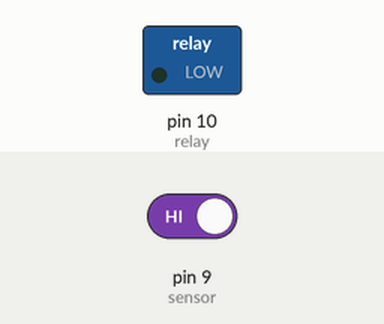
Bench run of a sketch on a simulated Arduino Uno, built with avr-gcc and run on an emulated ATmega328P. Parts: switched loads named in the sketch (green lamp = pin HIGH). Inputs (shaded band) come from the test bench; at power-on: pin 9 (sensor) HIGH.

Above: at 0.1 s.
At 1.1 s:
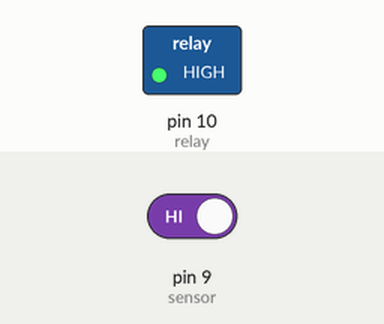
Timing chart, 0 to 2.6 s (numbered marks = the images above):
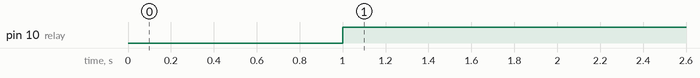

Measured:
- by itself, pin 10 (relay): LOW → HIGH at 1.0 s

The sketch:

silinoied_valve_with_ir_sensor.ino
```cpp
int relay = 10;
int sensor = 9;
int flag = 0; // this is a flag and it is changed from 0 to 1 and from 1 to 0 each time sensor is activated
int sflag = 0; // sensor flag which is used to monitor the state of the sensor when there is nothing infront of it.

void setup()
{
  pinMode(relay, OUTPUT);
  digitalWrite(relay, LOW);

  pinMode(sensor, INPUT);
  digitalWrite(sensor, HIGH);

}

void loop()
{

  if( (digitalRead(sensor) == LOW) && (flag == 0) && (sflag == 0) )
  {
    flag = 1;
    digitalWrite(relay, LOW);
    sflag = 1;

  }

    if( (digitalRead(sensor) == LOW) && (flag == 1) && (sflag == 0) )
  {
    flag = 0;
    digitalWrite(relay, LOW);
    sflag = 1;

  }
     if( (digitalRead(sensor) == HIGH)) // if there is nothing in front of the sensor
  {
    sflag = 0;
    delay(1000);
    digitalWrite(relay, HIGH);

  }
}
```
